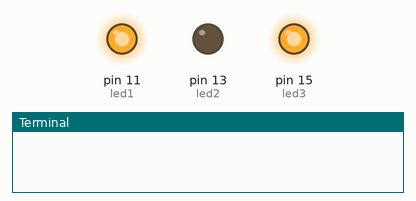
This program was run on a simulated Raspberry Pi (header pin numbers). Shown: output pins drawn as LEDs (lit = HIGH), the last lines printed to the terminal.

Above: at 0.5 s.
At 3.5 s:
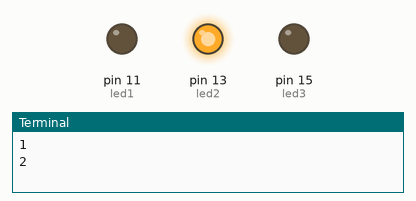
Timing chart, 0 to 4.6 s (numbered marks = the images above):
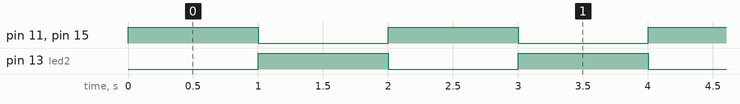

Measured:
- by itself, pin 11 (led1), pin 13 (led2), pin 15 (led3): alternates HIGH for 1.0 s and LOW for 1.0 s

The program:

Blink_with_LED.py
```python
import RPi.GPIO as GPIO     # importing GPIO library
import time                 # importing time library for delay
count=0
led1 = 11
led2 = 13
led3 = 15
GPIO.setmode(GPIO.BOARD)     # enable BOARD pin numberings
GPIO.setup(led1,GPIO.OUT)
GPIO.setup(led2,GPIO.OUT)
GPIO.setup(led3,GPIO.OUT)
while(1):
    GPIO.output(led1,1)
    GPIO.output(led2,0)
    GPIO.output(led3,1)
    # Send Output 5V to pin 11
    time.sleep(1)                # introduce 1 second time delay before executing next line of code
    count+=1
    print(count)
    GPIO.output(led1,0)
    GPIO.output(led2,1)# Send Output 0V to pin 11
    GPIO.output(led3,0)
    time.sleep(1)                # introduce 1 second time delay


GPIO.cleanup()               # undo 11 pin as output, that means 11th pin would not function--
                             # --unless it is specified as output after this line : GPIO.cleanup()
```
